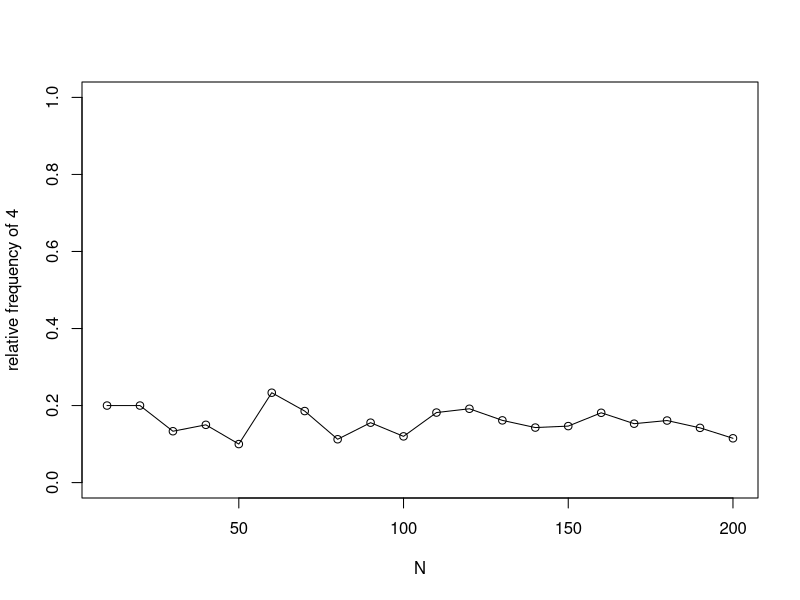
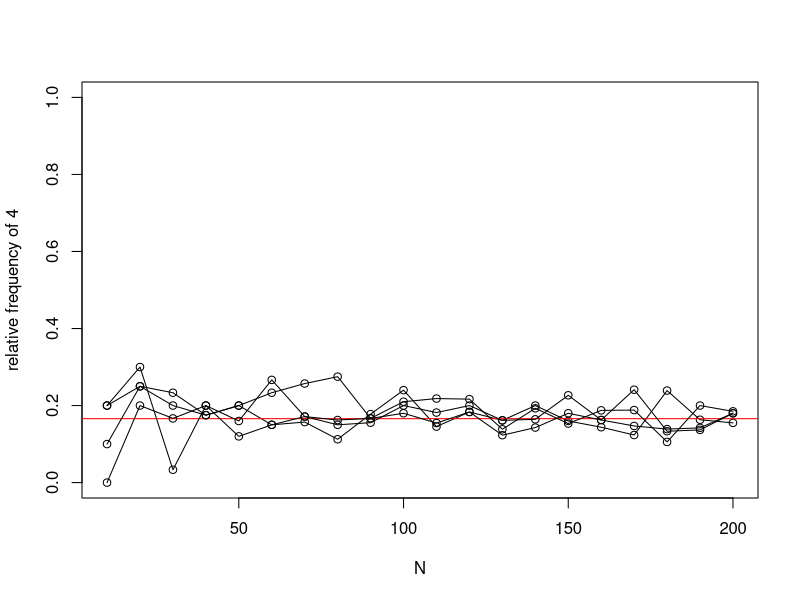

The R script that drew these images, in order:
## ---- chunk 1
# always keep this code chunk at the top
# it sets the global chunk option that code *and* output are rendered
# remember, we need to see your code in order to grade it
knitr::opts_chunk$set(echo = TRUE)
## ---- chunk 2
# some general code for the exercise goes here
# or maybe loading the data
## ---- chunk 3
simulate_dice <- function(N) {
  frequencies <- c(0, 0, 0, 0, 0, 0)
  # roll this die n times
  for (i in c(1:N)){
    x <- sample((1:6), 1) # returns 1 sample number from 1 to 6
    frequencies[x] <- frequencies[x] + 1
  }
  relativ_frequencies <- frequencies / N
  return(relativ_frequencies)
}
## ---- chunk 4
x_values <- seq(from = 10, to = 200, by = 10) # values of N (number of rolls)
y_values <- lapply(lapply(x_values, simulate_dice), "[[", 4)
# inner lapply returns a list of relative_frequencies vectors from each run [[0.5,0.5,0.5,0.4,0.3,0.3], [0.5,0.5,0.5,0.4,0.3,0.3],...]
# outer lapply loops over the list of freq vecs and [[ extracts the frequency of 4 from each
plot(x_values, y_values, type = "o", ylim = c(0, 1), xlab = "N", ylab = "relative frequency of 4")
## ---- chunk 5
x_values <- seq(from = 10, to = 200, by = 10)
y_values <- lapply(lapply(x_values, simulate_dice), "[[", 4)
y_values_2 <- lapply(lapply(x_values, simulate_dice), "[[", 4)
y_values_3 <- lapply(lapply(x_values, simulate_dice), "[[", 4)
y_values_4 <- lapply(lapply(x_values, simulate_dice), "[[", 4)

plot(x_values, y_values, type = "o", ylim = c(0, 1), xlab = "N", ylab = "relative frequency of 4")
abline(0.166,0,col='red') #just to show the convergence to theoretical prob 1/6 

#add points to existing plot
points(x_values, y_values_2)
lines(x_values, y_values_2)
points(x_values, y_values_3)
lines(x_values, y_values_3)
points(x_values, y_values_4)
lines(x_values, y_values_4)
